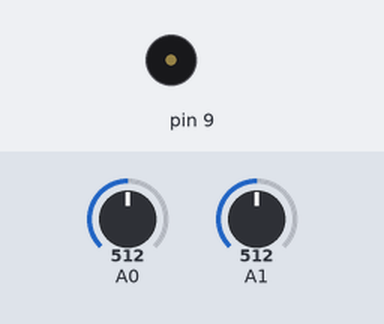
Bench run of a sketch on a simulated Arduino Uno, built with avr-gcc and run on an emulated ATmega328P. Parts: buzzer (waves = sounding). The test bench sets the inputs (shaded band); at power-on: A0 = 512, A1 = 512.

Above: at 1.2 s.
1.3 s: A0 set to 133
2.8 s: A0 set to 116
At 3.6 s:
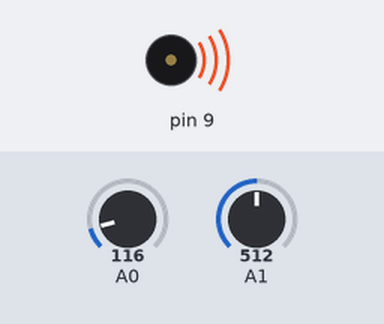
4.3 s: A0 set to 135
At 4.7 s:
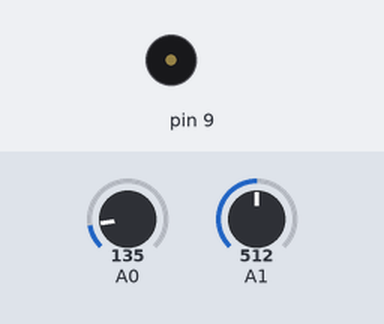
5.8 s: A0 set to 122
At 7.0 s:
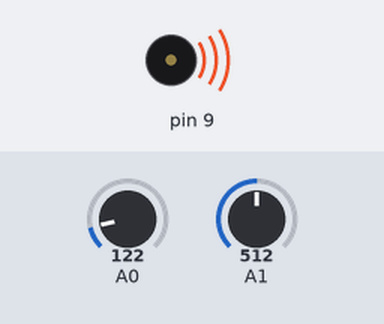
Timing chart, 0 to 8.3 s (numbered marks = the images above; inputs shaded):
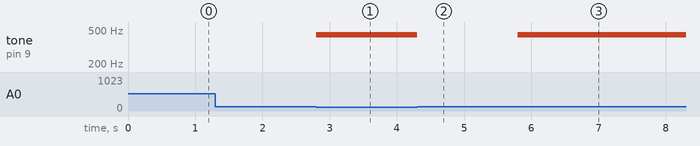

The sketch:

photo-synthesizer.ino
```cpp
void setup()
{
    // put your setup code here, to run once:
    Serial.begin(9600);
}

void loop()
{
    // put your main code here, to run repeatedly:
    int pr1 = analogRead(A0);
    int pr2 = analogRead(A1);

    if (pr1 > 125 && pr2 > 125)
    {
        noTone(9);
    }

    if (pr1 < 125)
    {
        tone(9, 440);
    }
    if (pr2 < 125)
    {
        tone(9, 660);
    }

}
```

Measured:
- the behaviour switches between 125 and 124 on A0 (found by bisection; images 0 and 1)
- after the input at 1.3 s, every drawn part: stays the same
- after the input at 2.8 s, tone on pin 9: silent → 440 Hz at once
- after the input at 4.3 s, tone on pin 9: 440 Hz → silent at once
- after the input at 5.8 s, tone on pin 9: silent → 440 Hz at once
